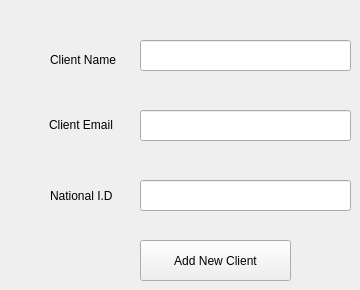
      <widget class="QWidget" name="tab_13">
       <attribute name="title">
        <string>Add A New Client</string>
       </attribute>
       <widget class="QLineEdit" name="lineEdit_19">
        <property name="geometry">
         <rect>
          <x>140</x>
          <y>40</y>
          <width>211</width>
          <height>31</height>
         </rect>
        </property>
       </widget>
       <widget class="QLabel" name="label_31">
        <property name="geometry">
         <rect>
          <x>50</x>
          <y>50</y>
          <width>81</width>
          <height>20</height>
         </rect>
        </property>
        <property name="text">
         <string>Client Name</string>
        </property>
       </widget>
       <widget class="QPushButton" name="pushButton_18">
        <property name="geometry">
         <rect>
          <x>140</x>
          <y>240</y>
          <width>151</width>
          <height>41</height>
         </rect>
        </property>
        <property name="text">
         <string>Add New Client</string>
        </property>
       </widget>
       <widget class="QLabel" name="label_33">
        <property name="geometry">
         <rect>
          <x>49</x>
          <y>109</y>
          <width>71</width>
          <height>31</height>
         </rect>
        </property>
        <property name="text">
         <string>Client Email</string>
        </property>
       </widget>
       <widget class="QLabel" name="label_34">
        <property name="geometry">
         <rect>
          <x>50</x>
          <y>180</y>
          <width>91</width>
          <height>31</height>
         </rect>
        </property>
        <property name="text">
         <string>National I.D</string>
        </property>
       </widget>
       <widget class="QLineEdit" name="lineEdit_23">
        <property name="geometry">
         <rect>
          <x>140</x>
          <y>180</y>
          <width>211</width>
          <height>31</height>
         </rect>
        </property>
       </widget>
       <widget class="QLineEdit" name="lineEdit_24">
        <property name="geometry">
         <rect>
          <x>140</x>
          <y>110</y>
          <width>211</width>
          <height>31</height>
         </rect>
        </property>
       </widget>
      </widget>
